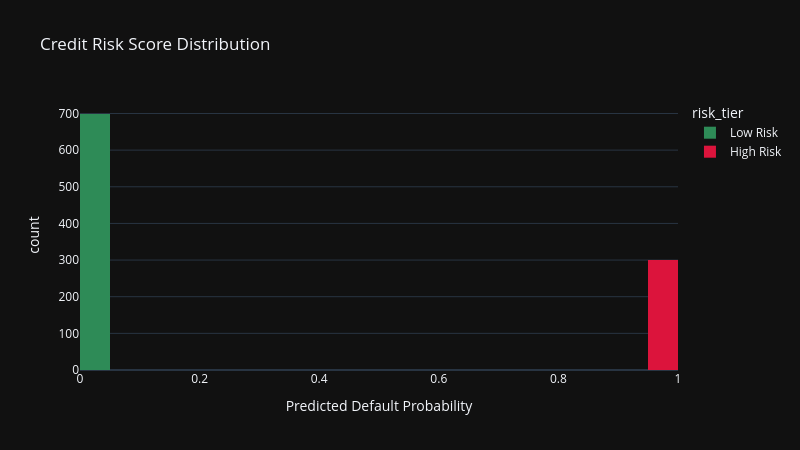

Notebook cell for this chart:
### Code cell
# Cell 9 — Risk Score Distribution & Export
# Generate risk scores for entire dataset
X_all = df_encoded.drop('target', axis=1)
df['risk_score'] = xgb_model.predict_proba(X_all)[:, 1]
df['risk_tier'] = pd.cut(df['risk_score'],
                          bins=[0, 0.3, 0.6, 1.0],
                          labels=['Low Risk', 'Medium Risk', 'High Risk'])

# Distribution plot
fig = px.histogram(df, x='risk_score', color='risk_tier',
                   nbins=40,
                   title='Credit Risk Score Distribution',
                   labels={'risk_score': 'Predicted Default Probability'},
                   template='plotly_dark',
                   color_discrete_map={
                       'Low Risk': 'seagreen',
                       'Medium Risk': 'orange',
                       'High Risk': 'crimson'
                   })
fig.update_layout(width=800, height=450)
fig.show()

# Export
output_dir = r'C:\Users\Gurveer\ds-portfolio\project-01-credit-risk\outputs'
df[['risk_score', 'risk_tier', 'target']].to_csv(
    f'{output_dir}\\risk_scores.csv', index=False)

pd.DataFrame({
    'Model': list(results.keys()),
    'ROC_AUC': [v['auc'] for v in results.values()]
}).to_csv(f'{output_dir}\\model_comparison.csv', index=False)

print("Exports saved successfully")

### Figure 1 — Plotly figure (JSON) as saved in the notebook; plotly's stock layout.template omitted (floating-point values rounded to 4 significant figures; data arrays with more than 128 entries replaced by an {"elided": "..."} marker saying what was removed)
{"data": [{"bingroup": "x", "hovertemplate": "risk_tier=Low Risk<br>Predicted Default Probability=%{x}<br>count=%{y}<extra></extra>", "legendgroup": "Low Risk", "marker": {"color": "seagreen", "pattern": {"shape": ""}}, "name": "Low Risk", "nbinsx": 40, "orientation": "v", "showlegend": true, "type": "histogram", "x": {"elided": "700 float values"}, "xaxis": "x", "yaxis": "y"}, {"bingroup": "x", "hovertemplate": "risk_tier=High Risk<br>Predicted Default Probability=%{x}<br>count=%{y}<extra></extra>", "legendgroup": "High Risk", "marker": {"color": "crimson", "pattern": {"shape": ""}}, "name": "High Risk", "nbinsx": 40, "orientation": "v", "showlegend": true, "type": "histogram", "x": {"elided": "300 float values"}, "xaxis": "x", "yaxis": "y"}], "layout": {"barmode": "relative", "height": 450, "legend": {"title": {"text": "risk_tier"}, "tracegroupgap": 0}, "title": {"text": "Credit Risk Score Distribution"}, "width": 800, "xaxis": {"anchor": "y", "domain": [0, 1], "title": {"text": "Predicted Default Probability"}}, "yaxis": {"anchor": "x", "domain": [0, 1], "title": {"text": "count"}}}}
